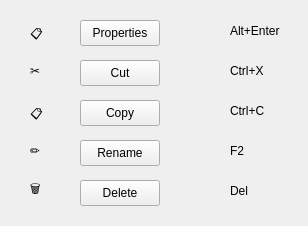
<?xml version="1.0" encoding="UTF-8"?>
<ui version="4.0">
 <class>Form</class>
 <widget class="QWidget" name="Form">
  <property name="geometry">
   <rect>
    <x>0</x>
    <y>0</y>
    <width>308</width>
    <height>226</height>
   </rect>
  </property>
  <property name="windowTitle">
   <string>Form</string>
  </property>
  <widget class="QLabel" name="label_6">
   <property name="geometry">
    <rect>
     <x>230</x>
     <y>20</y>
     <width>71</width>
     <height>21</height>
    </rect>
   </property>
   <property name="text">
    <string>Alt+Enter</string>
   </property>
  </widget>
  <widget class="QLabel" name="label_7">
   <property name="geometry">
    <rect>
     <x>230</x>
     <y>60</y>
     <width>71</width>
     <height>21</height>
    </rect>
   </property>
   <property name="text">
    <string>Ctrl+X</string>
   </property>
  </widget>
  <widget class="QLabel" name="label_8">
   <property name="geometry">
    <rect>
     <x>230</x>
     <y>100</y>
     <width>71</width>
     <height>21</height>
    </rect>
   </property>
   <property name="text">
    <string>Ctrl+C</string>
   </property>
  </widget>
  <widget class="QLabel" name="label_9">
   <property name="geometry">
    <rect>
     <x>230</x>
     <y>140</y>
     <width>71</width>
     <height>21</height>
    </rect>
   </property>
   <property name="text">
    <string>F2</string>
   </property>
  </widget>
  <widget class="QLabel" name="label_10">
   <property name="geometry">
    <rect>
     <x>230</x>
     <y>180</y>
     <width>71</width>
     <height>21</height>
    </rect>
   </property>
   <property name="text">
    <string>Del</string>
   </property>
  </widget>
  <widget class="QLabel" name="label_11">
   <property name="geometry">
    <rect>
     <x>30</x>
     <y>20</y>
     <width>31</width>
     <height>31</height>
    </rect>
   </property>
   <property name="text">
    <string>📋</string>
   </property>
  </widget>
  <widget class="QLabel" name="label_12">
   <property name="geometry">
    <rect>
     <x>30</x>
     <y>60</y>
     <width>31</width>
     <height>21</height>
    </rect>
   </property>
   <property name="text">
    <string>✂️</string>
   </property>
  </widget>
  <widget class="QLabel" name="label_13">
   <property name="geometry">
    <rect>
     <x>30</x>
     <y>100</y>
     <width>31</width>
     <height>31</height>
    </rect>
   </property>
   <property name="text">
    <string>📋</string>
   </property>
  </widget>
  <widget class="QLabel" name="label_14">
   <property name="geometry">
    <rect>
     <x>30</x>
     <y>140</y>
     <width>31</width>
     <height>21</height>
    </rect>
   </property>
   <property name="text">
    <string>✏️</string>
   </property>
  </widget>
  <widget class="QLabel" name="label_15">
   <property name="geometry">
    <rect>
     <x>30</x>
     <y>180</y>
     <width>31</width>
     <height>21</height>
    </rect>
   </property>
   <property name="text">
    <string>🗑️</string>
   </property>
  </widget>
  <widget class="QPushButton" name="pushButton">
   <property name="geometry">
    <rect>
     <x>80</x>
     <y>20</y>
     <width>80</width>
     <height>26</height>
    </rect>
   </property>
   <property name="text">
    <string>Properties</string>
   </property>
  </widget>
  <widget class="QPushButton" name="pushButton_2">
   <property name="geometry">
    <rect>
     <x>80</x>
     <y>60</y>
     <width>80</width>
     <height>26</height>
    </rect>
   </property>
   <property name="text">
    <string>Cut</string>
   </property>
  </widget>
  <widget class="QPushButton" name="pushButton_3">
   <property name="geometry">
    <rect>
     <x>80</x>
     <y>100</y>
     <width>80</width>
     <height>26</height>
    </rect>
   </property>
   <property name="text">
    <string>Copy</string>
   </property>
  </widget>
  <widget class="QPushButton" name="pushButton_4">
   <property name="geometry">
    <rect>
     <x>80</x>
     <y>140</y>
     <width>80</width>
     <height>26</height>
    </rect>
   </property>
   <property name="text">
    <string>Rename</string>
   </property>
  </widget>
  <widget class="QPushButton" name="pushButton_5">
   <property name="geometry">
    <rect>
     <x>80</x>
     <y>180</y>
     <width>80</width>
     <height>26</height>
    </rect>
   </property>
   <property name="text">
    <string>Delete</string>
   </property>
  </widget>
 </widget>
 <resources/>
 <connections/>
</ui>
